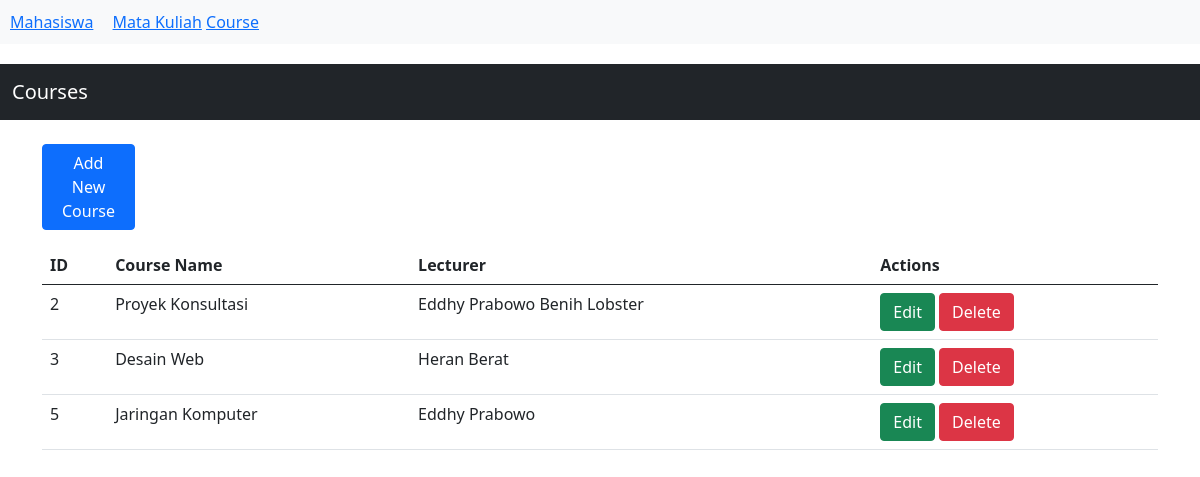
The page /tp_mvc/index.php?controller=course&action=index on the database its author committed.
### tables this page shows
CREATE TABLE `courses` (
  `id` int(10) UNSIGNED NOT NULL,
  `course_name` varchar(100) DEFAULT NULL,
  `lecturer` varchar(100) DEFAULT NULL
);

### tp_mvc/controllers/CourseController.php (called while the page is built, shortened)
<?php
require_once "models/Course.php";
class CourseController {
  public function index() {
    $courses = Course::all();
    include "views/courses/index.php";
  }
}

### tp_mvc/models/Course.php (called while the page is built, shortened)
<?php
require_once "config/database.php";
class Course {
  public static function all() {
    global $conn;
    return $conn->query("SELECT * FROM courses");
  }
}

### tp_mvc/views/courses/index.php (the view, shortened to what this page needs)
<!doctype html>
<html lang="en">
<head>
  <link rel="stylesheet" href="bootstrap.min.css">
</head>
<body>
  <nav class="navbar navbar-expand-lg navbar-dark bg-dark">
    <div class="container-fluid">
      <a class="navbar-brand" href="?controller=course&action=index">Courses</a>
    </div>
  </nav>
  <div class="container my-4">
    <div class="col-1 my-3">
      <a class="btn btn-primary" href="?controller=course&action=create">Add New Course</a>
    </div>
    <table class="table">
      <thead>
        <tr>
          <th>ID</th>
          <th>Course Name</th>
          <th>Lecturer</th>
          <th>Actions</th>
        </tr>
      </thead>
      <tbody>
        <?php while ($row = $courses->fetch_assoc()) : ?>
          <tr>
            <td><?= $row['id'] ?></td>
            <td><?= $row['course_name'] ?></td>
            <td><?= $row['lecturer'] ?></td>
            <td>
              <a class="btn btn-success" href="?controller=course&action=edit&id=<?= $row['id'] ?>">Edit</a>
              <a class="btn btn-danger" href="?controller=course&action=delete&id=<?= $row['id'] ?>" onclick="return confirm('Are you sure?')">Delete</a>
            </td>
          </tr>
        <?php endwhile; ?>
      </tbody>
    </table>
  </div>
</body>
</html>

### rows shown on the page
courses: id "2", course_name "Proyek Konsultasi", lecturer "Eddhy Prabowo Benih Lobster"
courses: id "3", course_name "Desain Web", lecturer "Heran Berat"
courses: id "5", course_name "Jaringan Komputer", lecturer "Eddhy Prabowo"
